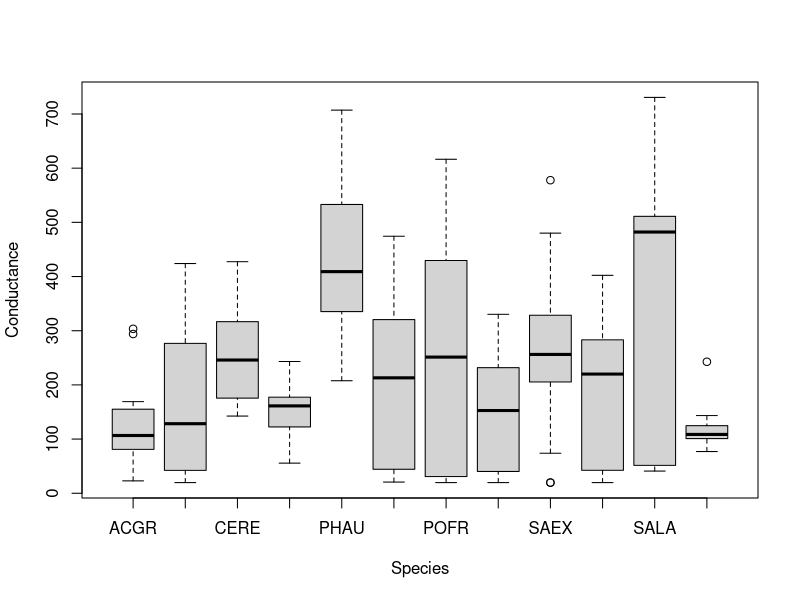
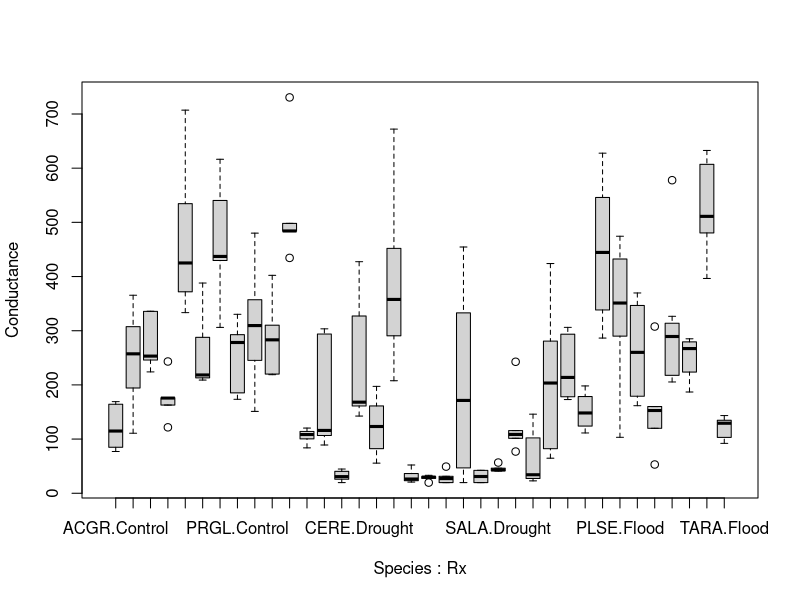

Recreate these plots in R, in order. (Note: this script raises an error after producing the figures.)
setwd('C:/Users/bjbut/OneDrive/Documents/GitHub/GCMRC_HydroNicheExpt_2022')
gs_dat <- read.csv('Stomatal_Conductance_Data.csv')#reading in stomatal conductance data

#setting gs values of dead plants (NAs) to the minimum measured conductance
gs_dat$Conductance[is.na(gs_dat$Conductance)] <- min(gs_dat$Conductance,na.rm=T)

#converting time data to numeric, where the first measurement is time zero, and subsequent measurements are seconds after zero
dt <- paste(gs_dat$Date, gs_dat$Time, sep = ' ')
dt <- as.numeric(as.POSIXct(dt))
dt <- dt-min(dt)
gs_dat$seconds_elapsed <- dt

#creating a new treatment variable
Rx <- rep(NA,nrow(gs_dat))
Rx[gs_dat$Bin == 'A' | gs_dat$Bin == 'D' | gs_dat$Bin == 'G' | gs_dat$Bin == 'J' | gs_dat$Bin == 'M'] <- 'Drought'
Rx[gs_dat$Bin == 'B' | gs_dat$Bin == 'E' | gs_dat$Bin == 'H' | gs_dat$Bin == 'K' | gs_dat$Bin == 'N'] <- 'Control'
Rx[gs_dat$Bin == 'C' | gs_dat$Bin == 'F' | gs_dat$Bin == 'I' | gs_dat$Bin == 'L' | gs_dat$Bin == 'O'] <- 'Flood'
gs_dat$Rx <- Rx

#creating a unique ID for each plant
plant_ID <- paste(gs_dat$Bin,gs_dat$Species,sep='')
gs_dat$plant_ID <- plant_ID

#quick visualizations
boxplot(Conductance ~ Species, data = gs_dat)
boxplot(Conductance ~ Species*Rx, data = gs_dat)

# to do:
# interpolate leaf temp values for dead plants
# get leaf temperature data for CERE on day two
# make sure there are only complete cases


#mixed effects models to account for repeated measures (plant_ID), nested design (bin), and leaf temperature as a covariate
library(nlme)
gs_mod <- lme(Conductance ~ Species*Rx*seconds_elapsed + Leaf.Temp + (1|Bin) + (1|plant_ID), data = gs_dat)
